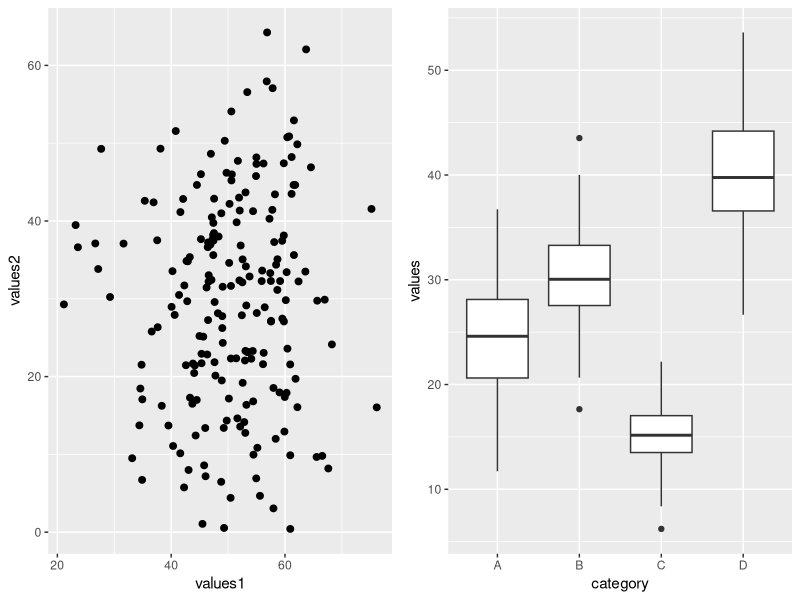
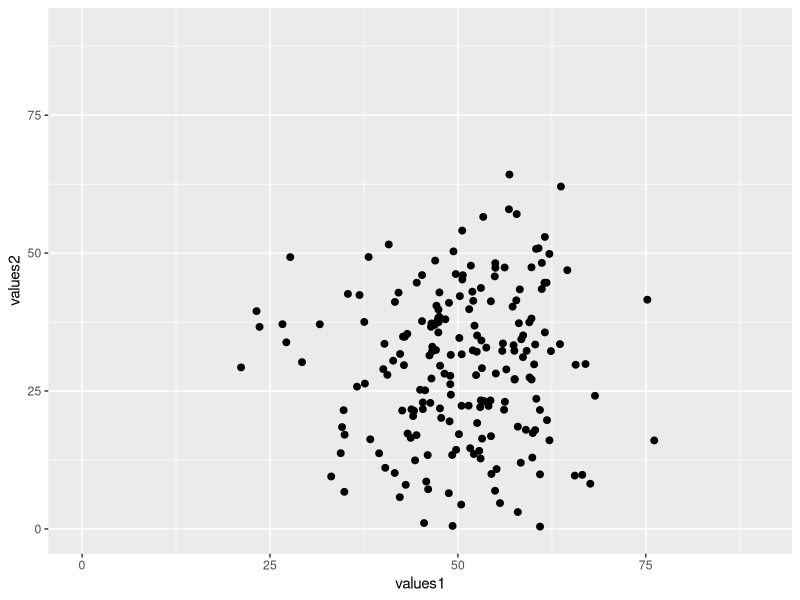
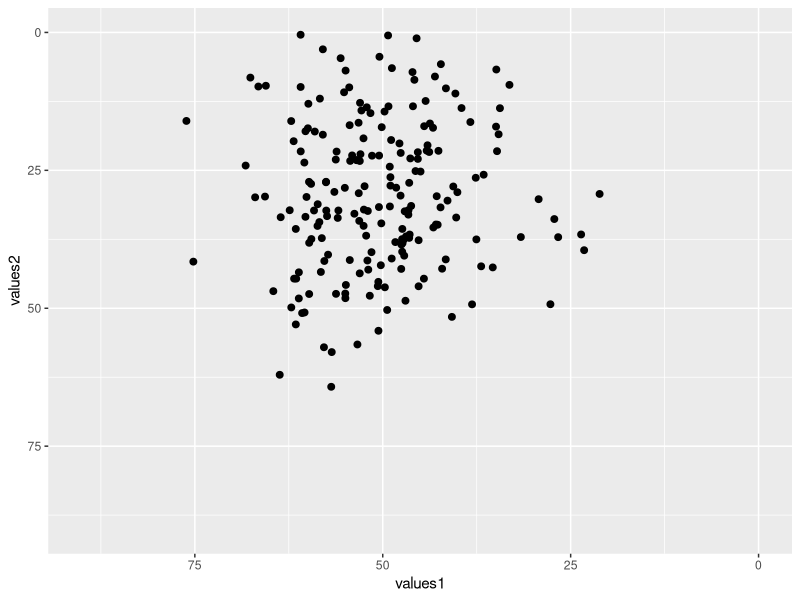
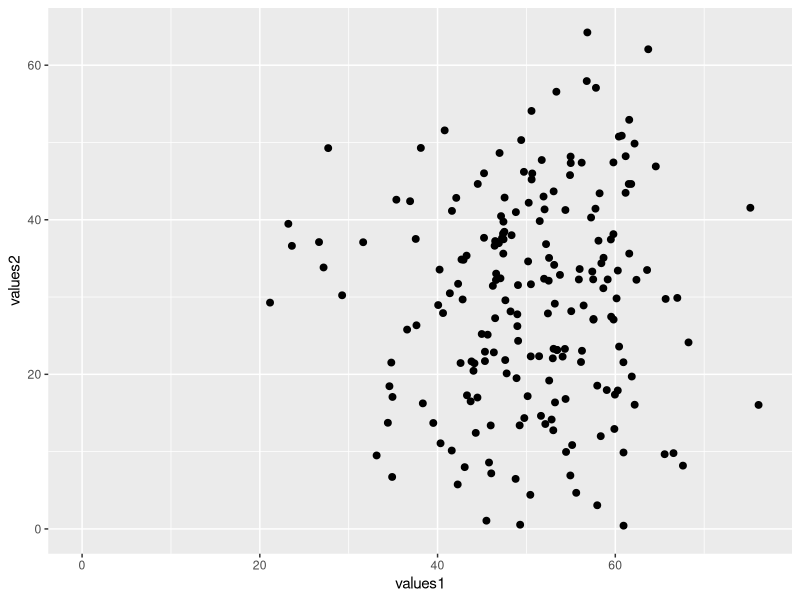
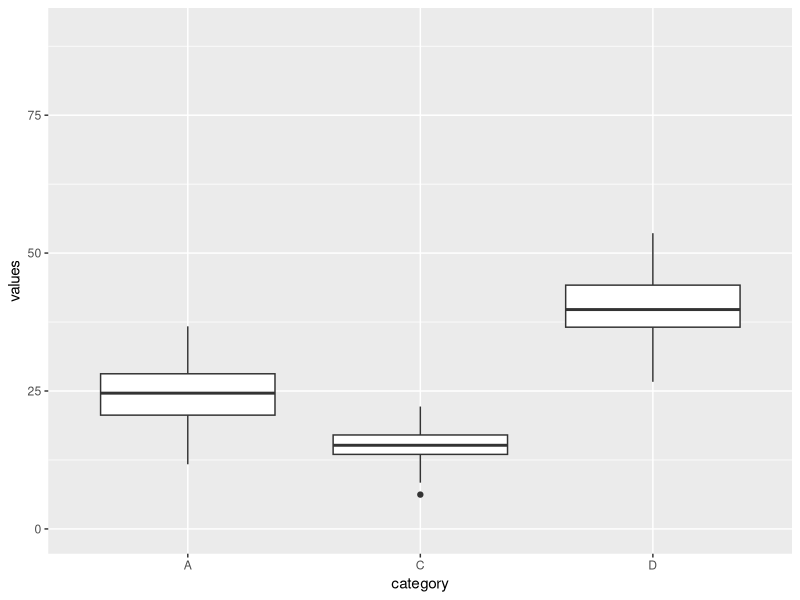
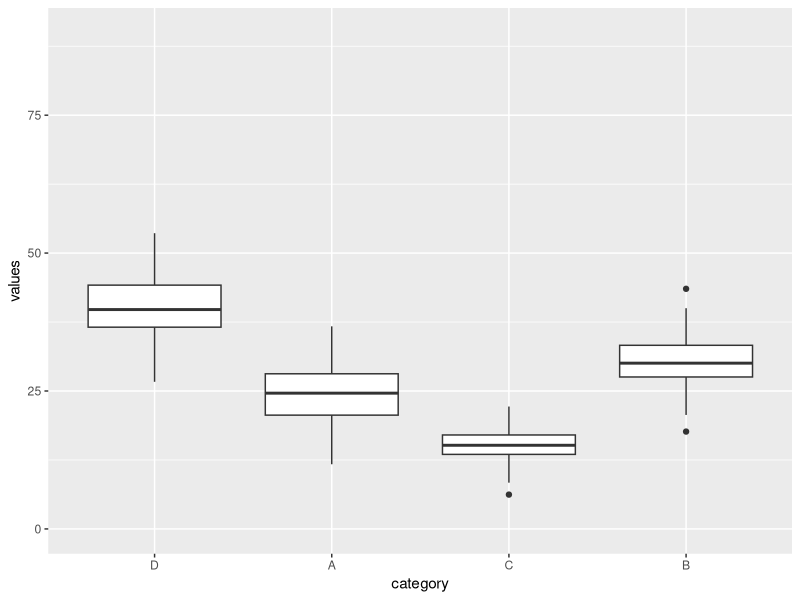
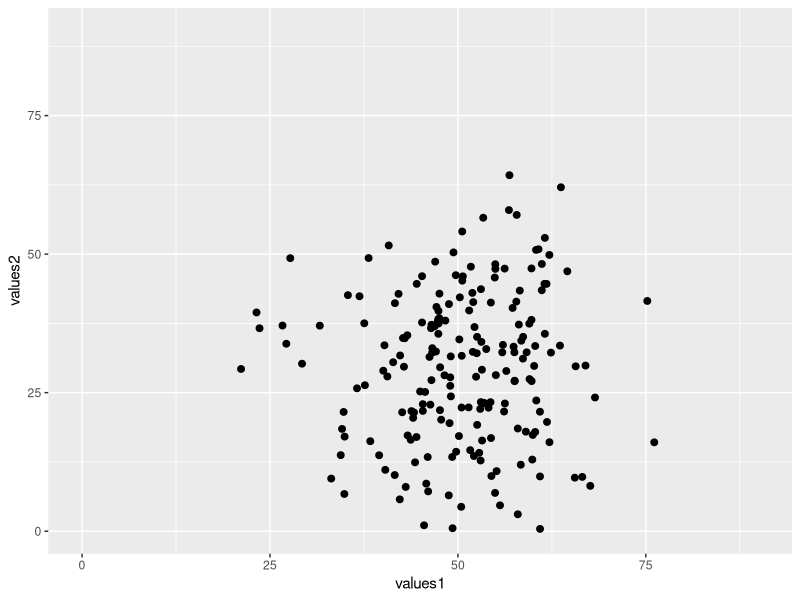
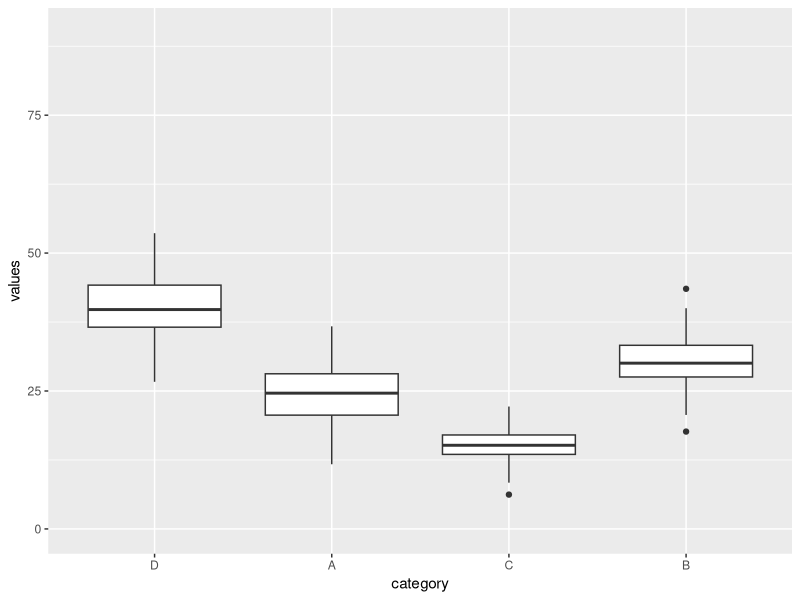

Source code (R) for these figures, in order:
## ---- chunk 1
knitr::opts_chunk$set(echo = TRUE, fig.align='center')

# title: axis limits
# author: jonathan
# revised: 12/2/2020 

WEB <- c("https://bioceed.uib.no/dropfolder/bioSTATS/Rmd/Basic/Visualizing/Essential/axis-limits.html")
GIT <- c("https://github.com/jonathansoule/biostats/blob/master/Basic/Visualizing/Essential/axis-limits.Rmd")
library(ggplot2)
library(gridExtra)

# variable 1 (continuous, used in the scatter plot)
values1 <- rnorm(200, mean=50, sd=10) 
# variable 2 (continuous, used in the scatter plot)
values2 <- c(rnorm(100, mean=20, sd=10), rnorm(100, mean=40, sd=10))
# variable 3 (continuous, used in the boxplot)
values <- c(rnorm(150, mean=25, sd=5), rnorm(150, mean=30, sd=4), rnorm(150, mean=15, 3), rnorm(150, mean=40, sd=5)) 
# variable 4 (categorical, used in the boxplot)
category <- c(rep("A", 150), rep("B", 150), rep("C", 150), rep("D", 150))

# dataframe for the scatter plot
df <- data.frame(values1, values2)
# dataframe for the scatter plot
df2 <- data.frame(category, values)
## ---- chunk 2
# scatter plot
baseplot1 <- ggplot(df, aes(values1, values2)) +
  geom_point(size=2) 

# boxplot
baseplot2 <- ggplot(df2, aes(category, values)) +
  geom_boxplot()

#grid of plots
grid.arrange(baseplot1, baseplot2, ncol=2)
## ---- chunk 3
baseplot1 +
  xlim(0, 90) +
  ylim(0, 90)
## ---- chunk 4
baseplot1 +
  xlim(90, 0) +
  ylim(90, 0)
## ---- chunk 5
baseplot1 +
  xlim(0, NA) +
  ylim(0, NA)
## ---- chunk 6
baseplot2 +
  xlim("A", "C", "D") +
  ylim(0, 90)
## ---- chunk 7
baseplot2 +
  xlim("D", "A", "C", "B") +
  ylim(0, 90)
## ---- chunk 8
baseplot1 +
  scale_x_continuous(limits=c(0, 90)) +
  scale_y_continuous(limits=c(NA, 90))
## ---- chunk 9
baseplot2 +
  scale_x_discrete(limits=c("D", "A", "C", "B")) +
  scale_y_continuous(limits=c(0, 90))
